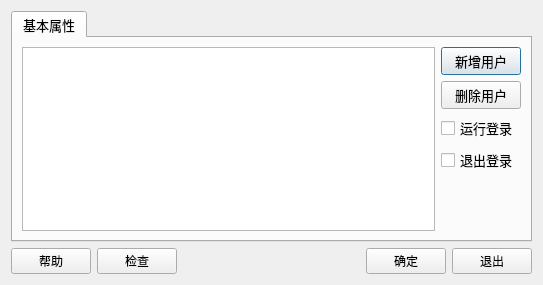
<?xml version="1.0" encoding="UTF-8"?>
<ui version="4.0">
 <class>UserAuthorityDialog</class>
 <widget class="QDialog" name="UserAuthorityDialog">
  <property name="geometry">
   <rect>
    <x>0</x>
    <y>0</y>
    <width>543</width>
    <height>285</height>
   </rect>
  </property>
  <property name="windowTitle">
   <string>用户权限</string>
  </property>
  <property name="windowIcon">
   <iconset resource="images.qrc">
    <normaloff>:/images/appicon.png</normaloff>:/images/appicon.png</iconset>
  </property>
  <layout class="QVBoxLayout" name="verticalLayout">
   <item>
    <widget class="QTabWidget" name="tabWidget">
     <property name="font">
      <font>
       <pointsize>10</pointsize>
      </font>
     </property>
     <property name="currentIndex">
      <number>0</number>
     </property>
     <widget class="QWidget" name="tab">
      <attribute name="title">
       <string>基本属性</string>
      </attribute>
      <layout class="QHBoxLayout" name="horizontalLayout">
       <item>
        <widget class="QTableView" name="tableViewUser">
         <property name="font">
          <font>
           <family>宋体</family>
           <pointsize>10</pointsize>
          </font>
         </property>
        </widget>
       </item>
       <item>
        <layout class="QVBoxLayout" name="verticalLayout_2">
         <item>
          <widget class="QPushButton" name="brnAddUser">
           <property name="text">
            <string>新增用户</string>
           </property>
          </widget>
         </item>
         <item>
          <widget class="QPushButton" name="brnDelUser">
           <property name="text">
            <string>删除用户</string>
           </property>
          </widget>
         </item>
         <item>
          <widget class="QCheckBox" name="checkLogIn">
           <property name="text">
            <string>运行登录</string>
           </property>
          </widget>
         </item>
         <item>
          <widget class="QCheckBox" name="checkLogOut">
           <property name="text">
            <string>退出登录</string>
           </property>
          </widget>
         </item>
         <item>
          <spacer name="verticalSpacer">
           <property name="orientation">
            <enum>Qt::Vertical</enum>
           </property>
           <property name="sizeHint" stdset="0">
            <size>
             <width>20</width>
             <height>40</height>
            </size>
           </property>
          </spacer>
         </item>
        </layout>
       </item>
      </layout>
     </widget>
    </widget>
   </item>
   <item>
    <layout class="QHBoxLayout" name="horizontalLayout_7">
     <item>
      <widget class="QPushButton" name="btnHelp">
       <property name="text">
        <string>帮助</string>
       </property>
      </widget>
     </item>
     <item>
      <widget class="QPushButton" name="btnCheck">
       <property name="text">
        <string>检查</string>
       </property>
      </widget>
     </item>
     <item>
      <spacer name="horizontalSpacer">
       <property name="orientation">
        <enum>Qt::Horizontal</enum>
       </property>
       <property name="sizeHint" stdset="0">
        <size>
         <width>40</width>
         <height>20</height>
        </size>
       </property>
      </spacer>
     </item>
     <item>
      <widget class="QPushButton" name="btnOk">
       <property name="text">
        <string>确定</string>
       </property>
      </widget>
     </item>
     <item>
      <widget class="QPushButton" name="btnExit">
       <property name="text">
        <string>退出</string>
       </property>
      </widget>
     </item>
    </layout>
   </item>
  </layout>
 </widget>
 <resources>
  <include location="images.qrc"/>
 </resources>
 <connections/>
</ui>
